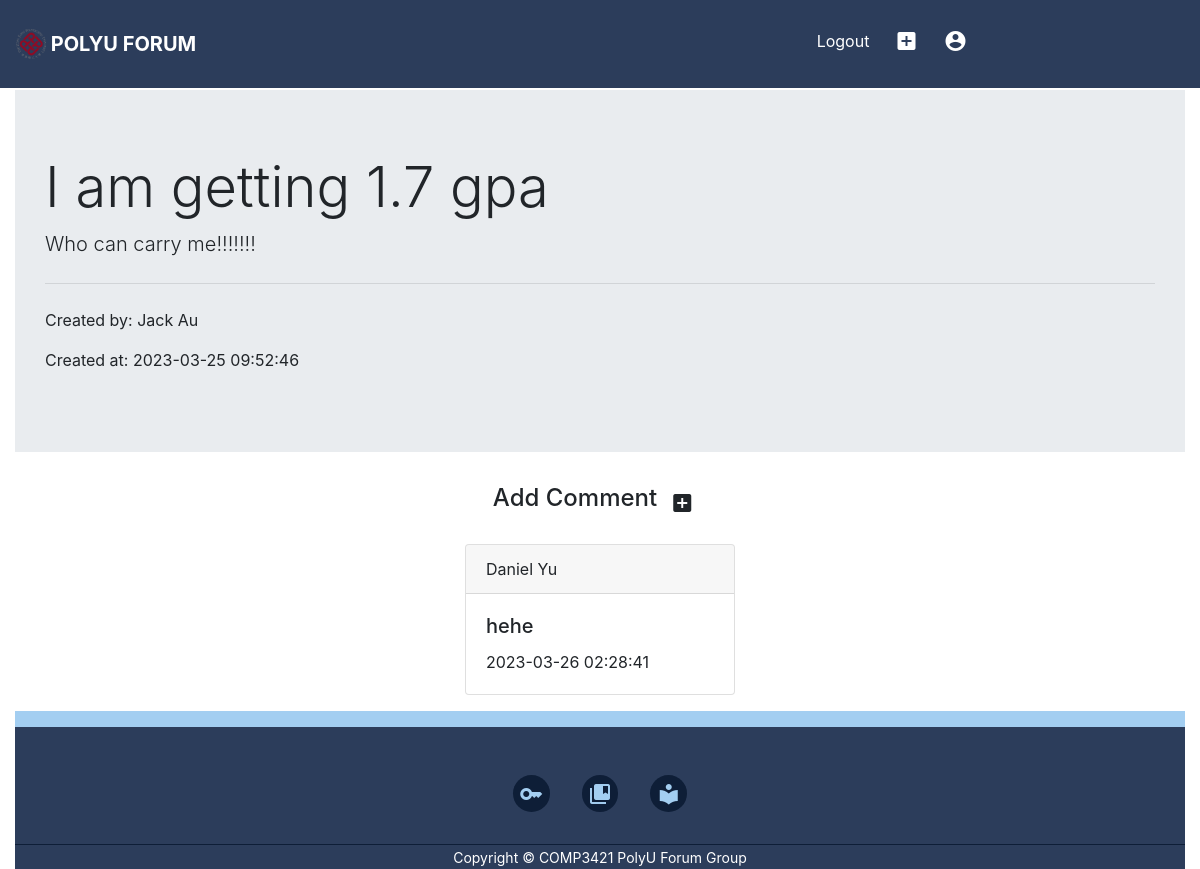
/singlePost.php?PostID=3, run on the app's committed database.
### tables this page shows
CREATE TABLE `post_record`(PostID int NOT NULL, Posttype TEXT (65535) NOT NULL, Posttitle TEXT (30) NOT NULL, Postcontent TEXT (65535) NOT NULL, Posttime TIMESTAMP NOT NULL, UserID int NOT NULL, FOREIGN KEY (UserID) REFERENCES user(UserID));

CREATE TABLE `user`(UserID int NOT NUll, Username VARCHAR (100) NOT NULL, Password VARCHAR(100) NOT NULL, PRIMARY KEY(UserID));

CREATE TABLE `comment_record`(CommentID int NOT NULL, PostID int NOT NULL ,FOREIGN KEY (PostID) REFERENCES post_record(PostID), UserID int NOT NUll, FOREIGN KEY (UserID) REFERENCES user(UserID), Commentcontent TEXT (65535) NOT NULL,Commenttime TIMESTAMP NOT NULL);

### singlePost.php (the view, shortened to what this page needs)
<?php
    include 'DBconnection.php';
?>
<!DOCTYPE html>
<html>
<head>
    <link rel="stylesheet" href="style.css">
    <link rel="stylesheet" href="https://cdn.jsdelivr.net/npm/bootstrap@4.6.2/dist/css/bootstrap.min.css">
</head>
<body>
    <nav class="navbar fixed-top navbar navbar-custom">
        <a class="navbar-brand" href="index.php">
            <img src="images/icon.png" width="30" height="30" class="d-inline-block align-top" alt="">
            PolyU Forum
        </a>
        <div class="navBar">
            <div class="btn-group" role="group" aria-label="Button group with nested dropdown">
                    <a class="btn" href="logout.php" role="button" data-toggle="tooltip" data-placement="bottom">Logout</a>
                    <a class="btn" href="createPost.php" role="button" data-toggle="tooltip" data-placement="bottom" title="Create post"><i class="material-icons md-24">add_box</i></a>
                <a class="btn" id = "usericon"
                <?php if($_SESSION['loggedin']!=true){
                    ?>
                        href="signup.php"
                        <?php
                    }
                    else {
                    ?> href="user_info.php"
                    <?php
                    }
                ?>role="button" data-toggle="tooltip" data-placement="bottom" title="User"><i class="material-icons md-24">account_circle</i></a>
            </div>
        </div>
    </nav>
    <div class="container-fluid" style="margin-top:90px">
        <?php
        $sql = "SELECT * FROM post_record WHERE PostID = '{$_SESSION['PostID']}'";
        $res = mysqli_query($conn, $sql);
        $row = $res->fetch_assoc();
        $userid = $row["UserID"];
        $usersql = "SELECT * FROM user WHERE UserID = $userid";
        $userquery = mysqli_query($conn, $usersql);
        $user = $userquery->fetch_assoc();
        ?>
            <div class="jumbotron jumbotron-fluid">
                <div class="container">
                    <h1 class="display-4"><?php echo $row["Posttitle"] ?></h1>
                    <p class="lead"><?php echo $row["Postcontent"] ?></p>
                    <hr class="my-4">
                    <p>Created by: <?php echo $user["Username"] ?></p>
                    <p>Created at: <?php echo $row["Posttime"] ?></p>
                </div>
            </div>
        <div class="row justify-content-center">
            <h4>Add Comment</h4><a class="btn" id="showModal" data-toggle="modal" data-target="#noticeModal" role="button" data-toggle="tooltip" data-placement="bottom" title="Create post"><i class="material-icons md-24">add_box</i></a>
        <?php
            include 'DBconnection.php';
        ?>
        </div>
        <div class="row justify-content-md-center">
            <div class="col-3">
                <div class="vstack gap-3">
                    <?php
                    $commentsql = "SELECT * FROM comment_record WHERE PostID = '{$_SESSION['PostID']}'";
                    $commentquery = mysqli_query($conn, $commentsql);
                    if (mysqli_num_rows($commentquery) > 0) {
                        for ($c = 0; $c < mysqli_num_rows($commentquery); $c++) {
                            $comment = $commentquery->fetch_assoc();
                            $userid = $comment["UserID"];
                            $usersql = "SELECT * FROM user WHERE UserID = $userid";
                            $userquery = mysqli_query($conn, $usersql);
                            $user = $userquery->fetch_assoc();
                            ?>
                            <div class="card">
                                <div class="card-header">
                                    <?php echo $user["Username"] ?>
                                </div>
                                <div class="card-body">
                                    <h5 class="card-title"><?php echo $comment["Commentcontent"] ?></h5>
                                    <p class="card-text"><?php echo $comment["Commenttime"] ?></p>
                                </div>
                            </div>
                            <?php
                        }
                    }
                    ?>
                </div>
            </div>
        </div>
        <footer>
            <div class="footer-links">
                <a href="https://www38.polyu.edu.hk/eStudent/" target="_blank" data-toggle="tooltip" title="eStudent"><i
                        class="material-icons md-24">key</i></a>
                <a href="https://learn.polyu.edu.hk/" target="_blank" data-toggle="tooltip" title="LEARN@PolyU"><i
                        class="material-icons md-24">collections_bookmark</i></a>
                <a href="https://www.lib.polyu.edu.hk/" target="_blank" data-toggle="tooltip"
                    title="Pao Yue-kong Library"><i class="material-icons md-24">local_library</i></a>
            </div>
            <div class="footer-copyright">
                <small>Copyright &copy; COMP3421 PolyU Forum Group</small>
            </div>
        </footer>
</body>
</html>

### style.css (style rules this page uses)
:root { --color-skyblue: #a3cef1; --color-steelgray: #716f70; --color-darknavyblue: #0e1e37; --color-lessdarknavyblue: #6096ba; --color-navyblue: #2c3d5b; --color-greyblue: #7c8594; }
.material-icons.md-24 { font-size: 24px; }
.navbar-custom { background-color: var(--color-navyblue); }
.navbar-custom a { color: white; }
.navbar-brand { text-transform: uppercase; font-weight: bold; }
.navBar { display: flex; justify-content: space-around; width: 50%; text-align: center; padding: 14px 16px; }
footer { background-color: var(--color-navyblue); padding: 2rem 0 0; box-shadow: inset 0 1rem var(--color-skyblue); }
.footer-links { margin-inline: auto; width: fit-content; margin-block: 2rem; display: flex; justify-content: space-between; align-items: center; gap: 2rem; }
.footer-links a { background: var(--color-darknavyblue); color: var(--color-skyblue); border-radius: 50%; width: 2.3rem; height: 2.3rem; display: flex; align-items: center; justify-content: center; }
.footer-copyright { color: white; text-align: center; border-top: 1px solid var(--color-darknavyblue); }
.card { margin-top: 1rem; margin-bottom: 1rem; }

### data on the page
post_record: Posttitle "I am getting 1.7 gpa", Postcontent "Who can carry me!!!!!!!", Posttime "2023-03-25 09:52:46"
user: Username "Jack Au"
comment_record: UserID.Username "Daniel Yu", Commentcontent "hehe", Commenttime "2023-03-26 02:28:41"
